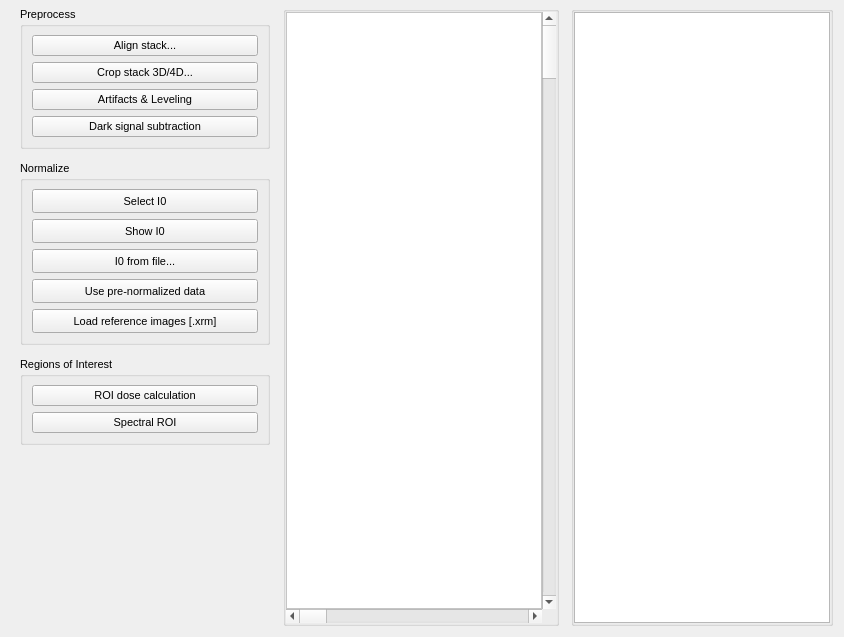
    <widget class="QFrame" name="frame">
     <property name="sizePolicy">
      <sizepolicy hsizetype="Preferred" vsizetype="MinimumExpanding">
       <horstretch>0</horstretch>
       <verstretch>0</verstretch>
      </sizepolicy>
     </property>
     <layout class="QHBoxLayout" name="horizontalLayout">
      <property name="spacing">
       <number>12</number>
      </property>
      <property name="sizeConstraint">
       <enum>QLayout::SetDefaultConstraint</enum>
      </property>
      <property name="topMargin">
       <number>6</number>
      </property>
      <item>
       <widget class="QFrame" name="verticalFrame">
        <property name="sizePolicy">
         <sizepolicy hsizetype="Maximum" vsizetype="MinimumExpanding">
          <horstretch>0</horstretch>
          <verstretch>0</verstretch>
         </sizepolicy>
        </property>
        <property name="minimumSize">
         <size>
          <width>260</width>
          <height>620</height>
         </size>
        </property>
        <property name="font">
         <font>
          <family>Ubuntu</family>
          <pointsize>8</pointsize>
         </font>
        </property>
        <layout class="QVBoxLayout" name="verticalLayout_2">
         <property name="spacing">
          <number>12</number>
         </property>
         <property name="sizeConstraint">
          <enum>QLayout::SetDefaultConstraint</enum>
         </property>
         <property name="leftMargin">
          <number>9</number>
         </property>
         <property name="topMargin">
          <number>1</number>
         </property>
         <property name="rightMargin">
          <number>1</number>
         </property>
         <property name="bottomMargin">
          <number>1</number>
         </property>
         <item>
          <widget class="QGroupBox" name="groupBox">
           <property name="sizePolicy">
            <sizepolicy hsizetype="Preferred" vsizetype="Preferred">
             <horstretch>0</horstretch>
             <verstretch>0</verstretch>
            </sizepolicy>
           </property>
           <property name="minimumSize">
            <size>
             <width>250</width>
             <height>0</height>
            </size>
           </property>
           <property name="maximumSize">
            <size>
             <width>250</width>
             <height>16777215</height>
            </size>
           </property>
           <property name="font">
            <font>
             <family>Ubuntu</family>
             <pointsize>8</pointsize>
            </font>
           </property>
           <property name="title">
            <string>Preprocess</string>
           </property>
           <layout class="QVBoxLayout" name="verticalLayout_5">
            <property name="spacing">
             <number>6</number>
            </property>
            <property name="sizeConstraint">
             <enum>QLayout::SetMinimumSize</enum>
            </property>
            <item>
             <widget class="QPushButton" name="button_align">
              <property name="font">
               <font>
                <family>Ubuntu</family>
                <pointsize>8</pointsize>
               </font>
              </property>
              <property name="text">
               <string>Align stack...</string>
              </property>
             </widget>
            </item>
            <item>
             <widget class="QPushButton" name="button_multicrop">
              <property name="font">
               <font>
                <family>Ubuntu</family>
                <pointsize>8</pointsize>
               </font>
              </property>
              <property name="text">
               <string>Crop stack 3D/4D...</string>
              </property>
             </widget>
            </item>
            <item>
             <widget class="QPushButton" name="button_artefacts">
              <property name="text">
               <string>Artifacts &amp;&amp; Leveling</string>
              </property>
             </widget>
            </item>
            <item>
             <widget class="QPushButton" name="button_darksig">
              <property name="text">
               <string>Dark signal subtraction</string>
              </property>
             </widget>
            </item>
           </layout>
          </widget>
         </item>
         <item>
          <widget class="QGroupBox" name="groupBox_3">
           <property name="sizePolicy">
            <sizepolicy hsizetype="Preferred" vsizetype="Preferred">
             <horstretch>0</horstretch>
             <verstretch>0</verstretch>
            </sizepolicy>
           </property>
           <property name="minimumSize">
            <size>
             <width>250</width>
             <height>0</height>
            </size>
           </property>
           <property name="maximumSize">
            <size>
             <width>250</width>
             <height>16777215</height>
            </size>
           </property>
           <property name="font">
            <font>
             <family>Ubuntu</family>
             <pointsize>8</pointsize>
            </font>
           </property>
           <property name="title">
            <string>Normalize</string>
           </property>
           <layout class="QVBoxLayout" name="verticalLayout_6">
            <property name="spacing">
             <number>6</number>
            </property>
            <property name="sizeConstraint">
             <enum>QLayout::SetMinimumSize</enum>
            </property>
            <item>
             <widget class="QPushButton" name="button_i0">
              <property name="sizePolicy">
               <sizepolicy hsizetype="Minimum" vsizetype="Fixed">
                <horstretch>0</horstretch>
                <verstretch>0</verstretch>
               </sizepolicy>
              </property>
              <property name="minimumSize">
               <size>
                <width>0</width>
                <height>24</height>
               </size>
              </property>
              <property name="font">
               <font>
                <family>Ubuntu</family>
                <pointsize>8</pointsize>
               </font>
              </property>
              <property name="text">
               <string>Select I0</string>
              </property>
             </widget>
            </item>
            <item>
             <widget class="QPushButton" name="button_showi0">
              <property name="minimumSize">
               <size>
                <width>0</width>
                <height>24</height>
               </size>
              </property>
              <property name="maximumSize">
               <size>
                <width>16777215</width>
                <height>24</height>
               </size>
              </property>
              <property name="text">
               <string>Show I0</string>
              </property>
              <property name="checkable">
               <bool>true</bool>
              </property>
              <property name="checked">
               <bool>false</bool>
              </property>
             </widget>
            </item>
            <item>
             <widget class="QPushButton" name="button_i0ffile">
              <property name="minimumSize">
               <size>
                <width>0</width>
                <height>24</height>
               </size>
              </property>
              <property name="text">
               <string>I0 from file...</string>
              </property>
             </widget>
            </item>
            <item>
             <widget class="QPushButton" name="button_prenorm">
              <property name="minimumSize">
               <size>
                <width>0</width>
                <height>24</height>
               </size>
              </property>
              <property name="text">
               <string>Use pre-normalized data</string>
              </property>
             </widget>
            </item>
            <item>
             <widget class="QPushButton" name="button_refimgs">
              <property name="minimumSize">
               <size>
                <width>0</width>
                <height>24</height>
               </size>
              </property>
              <property name="text">
               <string>Load reference images [.xrm]</string>
              </property>
             </widget>
            </item>
           </layout>
          </widget>
         </item>
         <item>
          <widget class="QGroupBox" name="groupBox_7">
           <property name="sizePolicy">
            <sizepolicy hsizetype="Preferred" vsizetype="Preferred">
             <horstretch>0</horstretch>
             <verstretch>0</verstretch>
            </sizepolicy>
           </property>
           <property name="minimumSize">
            <size>
             <width>250</width>
             <height>0</height>
            </size>
           </property>
           <property name="maximumSize">
            <size>
             <width>250</width>
             <height>16777215</height>
            </size>
           </property>
           <property name="font">
            <font>
             <family>Ubuntu</family>
             <pointsize>8</pointsize>
            </font>
           </property>
           <property name="title">
            <string>Regions of Interest</string>
           </property>
           <layout class="QVBoxLayout" name="verticalLayout_10">
            <property name="spacing">
             <number>6</number>
            </property>
            <property name="sizeConstraint">
             <enum>QLayout::SetMinimumSize</enum>
            </property>
            <item>
             <widget class="QPushButton" name="button_ROIdosecalc">
              <property name="text">
               <string>ROI dose calculation</string>
              </property>
             </widget>
            </item>
            <item>
             <widget class="QPushButton" name="button_spectralROI">
              <property name="text">
               <string>Spectral ROI</string>
              </property>
             </widget>
            </item>
           </layout>
          </widget>
         </item>
         <item>
          <spacer name="verticalSpacer">
           <property name="orientation">
            <enum>Qt::Vertical</enum>
           </property>
           <property name="sizeType">
            <enum>QSizePolicy::MinimumExpanding</enum>
           </property>
           <property name="sizeHint" stdset="0">
            <size>
             <width>20</width>
             <height>0</height>
            </size>
           </property>
          </spacer>
         </item>
        </layout>
       </widget>
      </item>
      <item>
       <widget class="QGroupBox" name="tc_imageeng">
        <property name="sizePolicy">
         <sizepolicy hsizetype="Preferred" vsizetype="Preferred">
          <horstretch>0</horstretch>
          <verstretch>0</verstretch>
         </sizepolicy>
        </property>
        <property name="font">
         <font>
          <family>Ubuntu</family>
          <pointsize>8</pointsize>
         </font>
        </property>
        <property name="title">
          <string></string>
         </property>
         <layout class="QHBoxLayout" name="horizontalLayout_3">
         <property name="spacing">
          <number>0</number>
         </property>
         <property name="sizeConstraint">
          <enum>QLayout::SetMaximumSize</enum>
         </property>
         <property name="leftMargin">
          <number>0</number>
         </property>
         <property name="topMargin">
          <number>0</number>
         </property>
         <property name="rightMargin">
          <number>0</number>
         </property>
         <property name="bottomMargin">
          <number>0</number>
         </property>
         <item>
          <layout class="QGridLayout" name="gridLayout_2" columnstretch="0,0">
           <property name="sizeConstraint">
            <enum>QLayout::SetDefaultConstraint</enum>
           </property>
           <property name="leftMargin">
            <number>0</number>
           </property>
           <property name="rightMargin">
            <number>0</number>
           </property>
           <property name="spacing">
            <number>0</number>
           </property>
           <item row="1" column="0">
            <widget class="QScrollBar" name="slider_theta">
             <property name="font">
              <font>
               <family>Ubuntu</family>
               <pointsize>8</pointsize>
              </font>
             </property>
             <property name="orientation">
              <enum>Qt::Horizontal</enum>
             </property>
            </widget>
           </item>
           <item row="0" column="0">
            <widget class="GraphicsLayoutWidget" name="canvas">
             <property name="sizePolicy">
              <sizepolicy hsizetype="Expanding" vsizetype="MinimumExpanding">
               <horstretch>0</horstretch>
               <verstretch>0</verstretch>
              </sizepolicy>
             </property>
             <property name="font">
              <font>
               <family>Ubuntu</family>
               <pointsize>8</pointsize>
              </font>
             </property>
             <property name="styleSheet">
              <string notr="true">background: white</string>
             </property>
            </widget>
           </item>
           <item row="0" column="1">
            <widget class="QScrollBar" name="slider_eng">
             <property name="sizePolicy">
              <sizepolicy hsizetype="Fixed" vsizetype="Minimum">
               <horstretch>0</horstretch>
               <verstretch>0</verstretch>
              </sizepolicy>
             </property>
             <property name="minimumSize">
              <size>
               <width>0</width>
               <height>0</height>
              </size>
             </property>
             <property name="baseSize">
              <size>
               <width>0</width>
               <height>0</height>
              </size>
             </property>
             <property name="font">
              <font>
               <family>Ubuntu</family>
               <pointsize>8</pointsize>
               <kerning>false</kerning>
              </font>
             </property>
             <property name="orientation">
              <enum>Qt::Vertical</enum>
             </property>
             <property name="invertedAppearance">
              <bool>false</bool>
             </property>
            </widget>
           </item>
          </layout>
         </item>
        </layout>
       </widget>
      </item>
      <item>
       <widget class="QGroupBox" name="groupBox_6">
        <property name="sizePolicy">
         <sizepolicy hsizetype="Preferred" vsizetype="Preferred">
          <horstretch>0</horstretch>
          <verstretch>0</verstretch>
         </sizepolicy>
        </property>
        <property name="font">
         <font>
          <family>Ubuntu</family>
          <pointsize>8</pointsize>
         </font>
        </property>
         <property name="title">
          <string></string>
         </property>
         <layout class="QHBoxLayout" name="horizontalLayout_5">
         <property name="spacing">
          <number>0</number>
         </property>
         <property name="leftMargin">
          <number>0</number>
         </property>
         <property name="topMargin">
          <number>0</number>
         </property>
         <property name="rightMargin">
          <number>0</number>
         </property>
         <property name="bottomMargin">
          <number>0</number>
         </property>
         <item>
          <widget class="PlotWidget" name="spectrum_plotwidget">
           <property name="sizePolicy">
            <sizepolicy hsizetype="Expanding" vsizetype="MinimumExpanding">
             <horstretch>0</horstretch>
             <verstretch>0</verstretch>
            </sizepolicy>
           </property>
          </widget>
         </item>
        </layout>
       </widget>
      </item>
     </layout>
    </widget>
